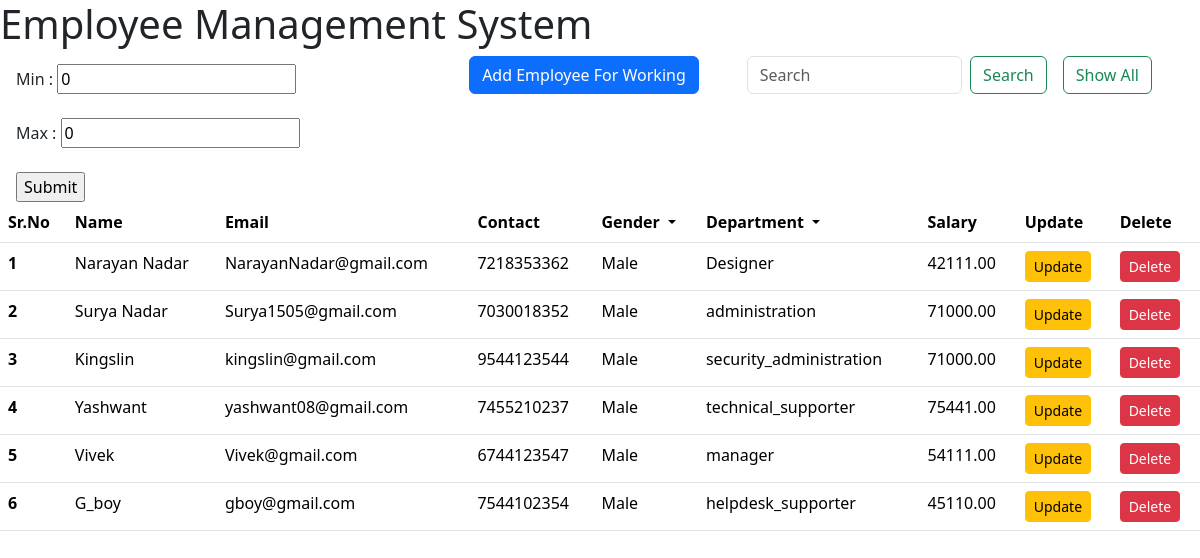
Page /search_male/ on the committed database.
### app1/models.py (models this page shows)
class Employee(models.Model):
    gen = (
        ('Male','male'),
        ('Femail','female'),
        ('Other','other'),
    )
    departments = (
        ('administration','Administration'),
        ('system_administration','System_Administration'),
        ('application_developer','Application_Developer'),
        ('security_administration','Security_Administration'),
        ('database_administration','Database_Administration'),
        ('web_developer','Web_Developer'),
        ('helpdesk_supporter','Helpdesk_Supporter'),
        ('technical_supporter','Technical_Supporter'),
    )
    name = models.CharField(max_length=50)
    email = models.EmailField(max_length=254,primary_key=True)          #unique=True
    contact = models.BigIntegerField(max_length=10)
    dept = models.CharField(max_length=50,choices=departments)
    gender = models.CharField(max_length=50,choices=gen,default='male')
    salary = models.DecimalField(max_digits=7,decimal_places=2,null=True)
    image = models.ImageField(upload_to='images',null=True)

### app1/views.py (the view)
# urls.py: path('search_male/',views.search_male,name="search_male"),
def search_male(request):
    data = Employee.objects.filter(gender__iexact = 'male')
    return render(request,"index.html",{'data':data})

### templates/index.html (shortened to what this page needs)
<!DOCTYPE html>
<html lang="en">
<head>
    <link href="https://cdn.jsdelivr.net/npm/bootstrap@5.3.2/dist/css/bootstrap.min.css" rel="stylesheet">
</head>
<body>
    <h1>Employee Management System</h1>
    <a href="{% url 'index' %}"><button class="btn btn-outline-success float-end me-5 mb-3">Show All</button></a>
    <div class="float-end me-3" style="width: 300px;">
      <form class="d-flex" action="{% url 'search' %}" method="post">
        <input class="form-control me-2" type="search" placeholder="Search" aria-label="Search" name="search">
        <button class="btn btn-outline-success" type="submit">Search</button>
      </form>
    </div>
    <a href="{% url 'add' %}"><button class="btn btn-primary btn-md float-end me-5 mb-3">Add Employee For Working</button></a>
    <div class='ms-3 mt-3' style="width:600px;">
      <form action="{% url 'filter_salary' %}">
        <label for="">Min : </label>
        <input type="number" name="min" value="0">
        <br><br>
        <label for="">Max : </label>
        <input type="number" name="max" value="0">
        <br><br>
        <input type="submit" name="Apply" id="">
      </form>
    </div>
    <table class="table">
        <thead>
          <tr>
            <th scope="col">Sr.No</th>
            <th scope="col">Name</th>
            <th scope="col">Email</th>
            <th scope="col">Contact</th>
            <th scope="col">
              <div class="dropdown">
                <span class="dropdown-toggle" type="button" id="dropdownMenuButton1" data-bs-toggle="dropdown" aria-expanded="false">
                   Gender
                </span>
              </div>
            </th>
            <th scope="col">
              <div class="dropdown">
                <span class="dropdown-toggle" type="button" id="dropdownMenuButton1" data-bs-toggle="dropdown" aria-expanded="false">
                   Department
                </span>
              </div>
            </th>
            <th scope="col">Salary</th>
            <th scope="col">Update</th>
            <th scope="col">Delete</th>
          </tr>
        </thead>
        <tbody>
            {% for i in data %}
          <tr>
            <th scope="row">{{forloop.counter}}</th>
            <td>{{i.name}}</td>
            <td>{{i.email}}</td>
            <td>{{i.contact}}</td>
            <td>{{i.gender|capfirst}}</td>
            <td>{{i.dept}}</td>
            <td>{{i.salary}}</td>
            <th><a href="update/{{i.email}}"><button class="btn btn-warning btn-sm">Update</button></a></th>
            <th><a href="delete/{{i.email}}"><button class="btn btn-danger btn-sm">Delete</button></a></th>
          </tr>
          {% endfor %}
        </tbody>
      </table>
</body>
</html>

### rows in the picture
Employee: name "Narayan Nadar", email "NarayanNadar@gmail.com", contact "7218353362", gender "Male", dept "Designer", salary "42111.00"
Employee: name "Surya Nadar", email "Surya1505@gmail.com", contact "7030018352", gender "Male", dept "administration", salary "71000.00"
Employee: name "Kingslin", email "kingslin@gmail.com", contact "9544123544", gender "Male", dept "security_administration", salary "71000.00"
Employee: name "Yashwant", email "yashwant08@gmail.com", contact "7455210237", gender "Male", dept "technical_supporter", salary "75441.00"
Employee: name "Vivek", email "Vivek@gmail.com", contact "6744123547", gender "Male", dept "manager", salary "54111.00"
Employee: name "G_boy", email "gboy@gmail.com", contact "7544102354", gender "Male", dept "helpdesk_supporter", salary "45110.00"
